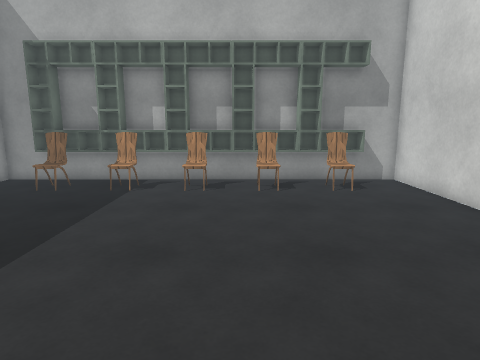
view 1 (above)

12 first-person views from a walk through a scene from a Unity 3-D project. The camera is 1.4 m above the floor, tilts 10° down and sees 75° across. The floor is counted in squares, 0.5 m on a side. Each view is taken from the middle of a square. On the plan, view 1 faces up. The plan holds only what a view shows up to about 20 squares ahead; the rest is blank. Surface patterns are stand-ins for the level's own textures.

view 2
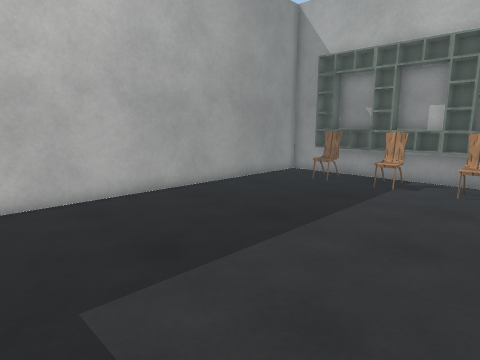

view 3
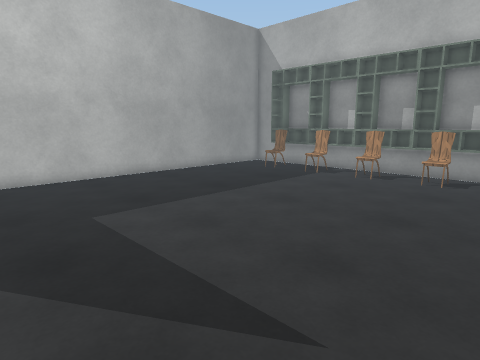

view 4
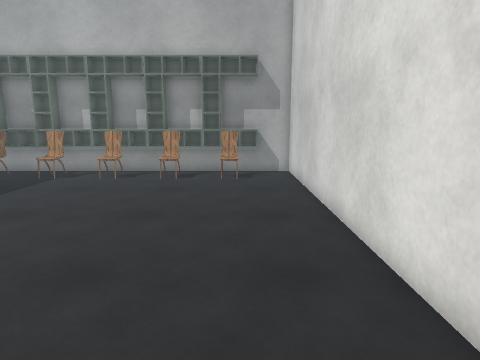

view 5
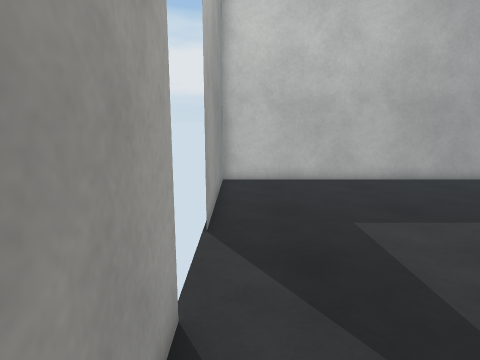

view 6
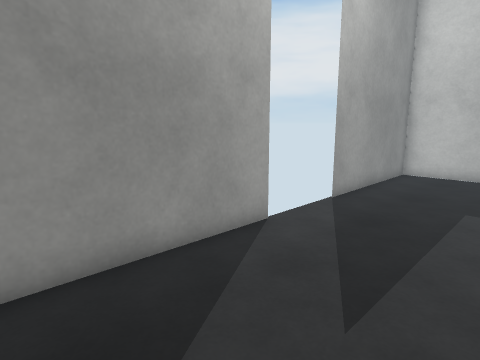

view 7
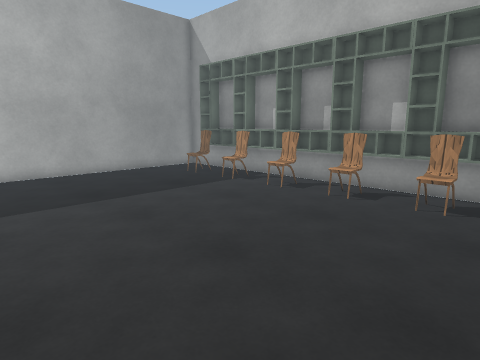

view 8
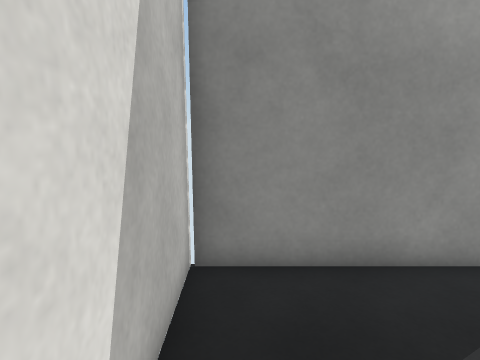

view 9
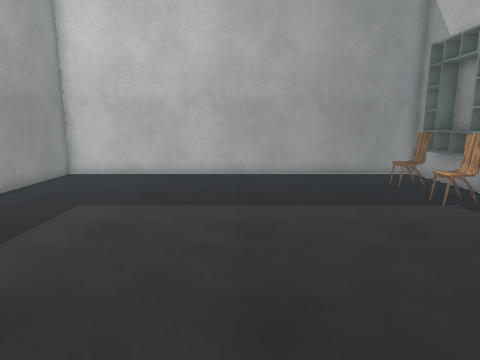

view 10
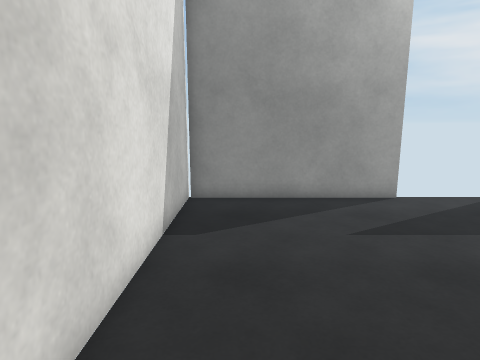

view 11
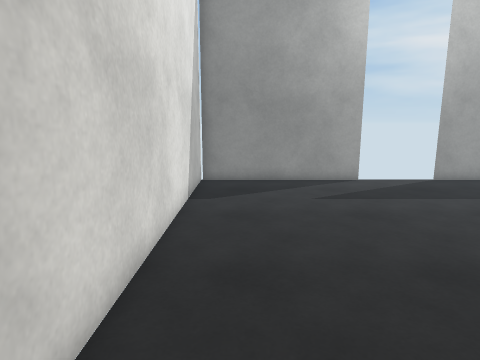

view 12
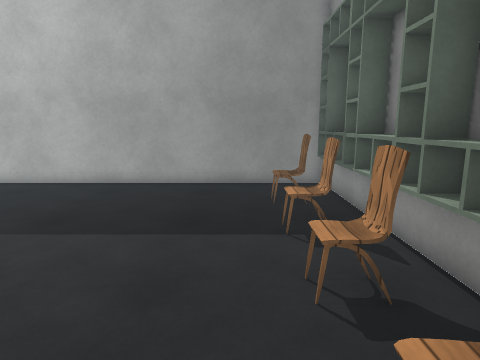

### Floor plan
Points are (right, up) in squares from view 1. A wall is a line through its corners. A room is listed if a view was taken in it or the views show most of it. See-through windows are left out.
Room 1 (views 1, 2, 3, 4, 5, 6, 7, 8, 9, 10, 11, 12)
walls: (-3.4, 16) (-4.5, 16); (0, -3.9) (8, -3.9) (8, 16) (3.5, 16); (1.6, 16) (0.5, 16); (-6.4, 16) (-7.5, 16); (-9.4, 16) (-12, 16) (-12, -3.9) (-3.9, -3.9)
objects: other object (-10, 15) to (-7, 16); chair (-9, 14) to (-8, 14); other object (-9, 16); chair (-6, 14) to (-5, 14); other object (-6, 15) to (-4, 16); other object (-6, 16); other object (-3, 15) to (-3, 16); chair (-2, 14); other object (-2, 15) to (-1, 16); other object (0, 15) to (3, 16); other object (0, 16); chair (1, 14) to (2, 14); other object (3, 16); chair (4, 14) to (5, 14); other object (4, 15) to (6, 16)

Positions as (right, up) in squares from view 1, and headings:
1: (0, 0), facing up
2: (0, -1), facing up-left
3: (5, -3), facing up-left
4: (5, -3), facing up
5: (4, -3), facing left
6: (7, 2), facing down-left
7: (7, 2), facing up-left
8: (7, 2), facing down
9: (6, 6), facing left
10: (6, 8), facing down
11: (6, 12), facing down
12: (3, 12), facing left
